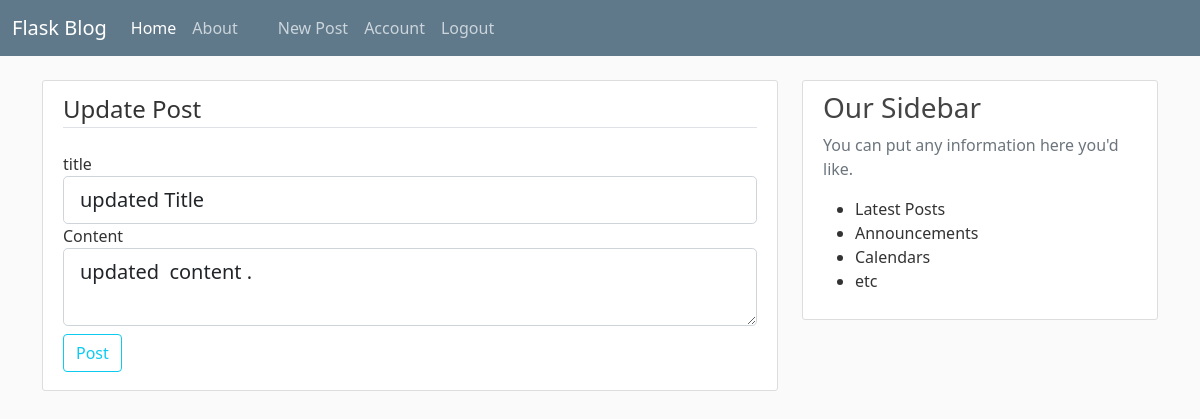
The app's page /post/2/update (signed in), older data.
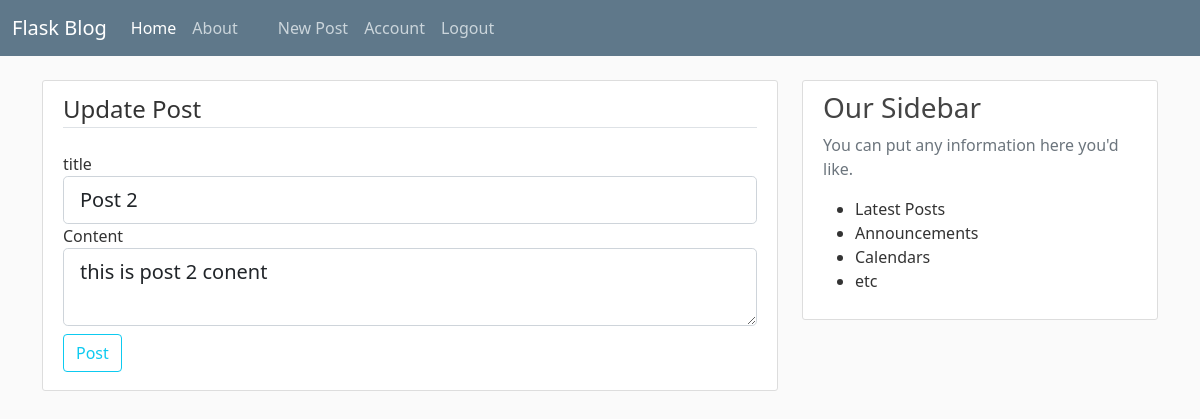
The same page, newer data.
### flaskblog/models.py (models this page shows, shortened)
class Post(db.Model):
    id = db.Column(db.Integer,primary_key=True)
    title = db.Column(db.String(100), nullable=False)
    date_posted  = db.Column(db.DateTime, nullable=False , default = datetime.utcnow)
    content = db.Column(db.String(1000), nullable = False)
    user_id = db.Column(db.Integer, db.ForeignKey('user.id'), nullable = False)

### flaskblog/routes.py (the view)
@app.route("/post/<int:post_id>/update",methods=['GET','POST'])
@login_required
def update_post(post_id):
    post = Post.query.get_or_404(post_id)
    if post.author != current_user:
        abort(403)
    form = PostForm()
    if form.validate_on_submit():
        post.title = form.title.data
        post.content = form.content.data
        db.session.commit()
        flash('Your Post has been updated !','success')
        return redirect(url_for('post',post_id=post.id))
    else :
        form.title.data = post.title
        form.content.data = post.content
    return render_template('create_post.html',title = 'Update Post',form=form, legend='Update Post')

### flaskblog/forms.py
class PostForm(FlaskForm):
    title = StringField('title',validators=[DataRequired()])
    content = TextAreaField('Content',validators=[DataRequired()])
    submit = SubmitField('Post')

### flaskblog/models.py (called while the page is built)
@login_manager.user_loader
def load_user(user_id):
    return User.query.get(int(user_id))

### flaskblog/templates/create_post.html (shortened to what this page needs)
{% extends "layout.html" %}
{% block content%}
<div class="content-section">
    <form action="" method="POST">
        <fieldset class="form-group">
            <legend class="border-bottom mb-4">{{legend}} </legend>
            <div class="form-group">
                {{form.title.label(class="form-control-label")}}
                {%if form.title.errors %}
                {{form.title(class="form-control form-control-lg is-invalid")}}
                <div class="invalid-feedback">
                    {%for error in form.title.errors %}
                    <span>{{ error }}</span>
                    {%endfor%}
                </div>
                {%else%}
                    {{form.title(class="form-control form-control-lg")}}
                {%endif%}
               </div>
            <div class="form-group">
                {{form.content.label(class="form-control-label")}}
                {%if form.content.errors %}
                {{form.content(class="form-control form-control-lg is-invalid")}}
                <div class="invalid-feedback">
                    {%for error in form.content.errors %}
                    <span>{{ error }}</span>
                    {%endfor%}
                </div>
                {%else%}
                    {{form.content(class="form-control form-control-lg")}}
                {%endif%}
               </div>
               <div class="form-group  my-2">
                {{form.submit(class="btn btn-outline-info")}}
               </div>
        </fieldset>
    </form>
   </div>
{% endblock content%}

Row changes from the older to the newer data that the page shows:
changed Post: title "updated Title" → "Post 2"; content "updated content ." → "this is post 2 conent"
